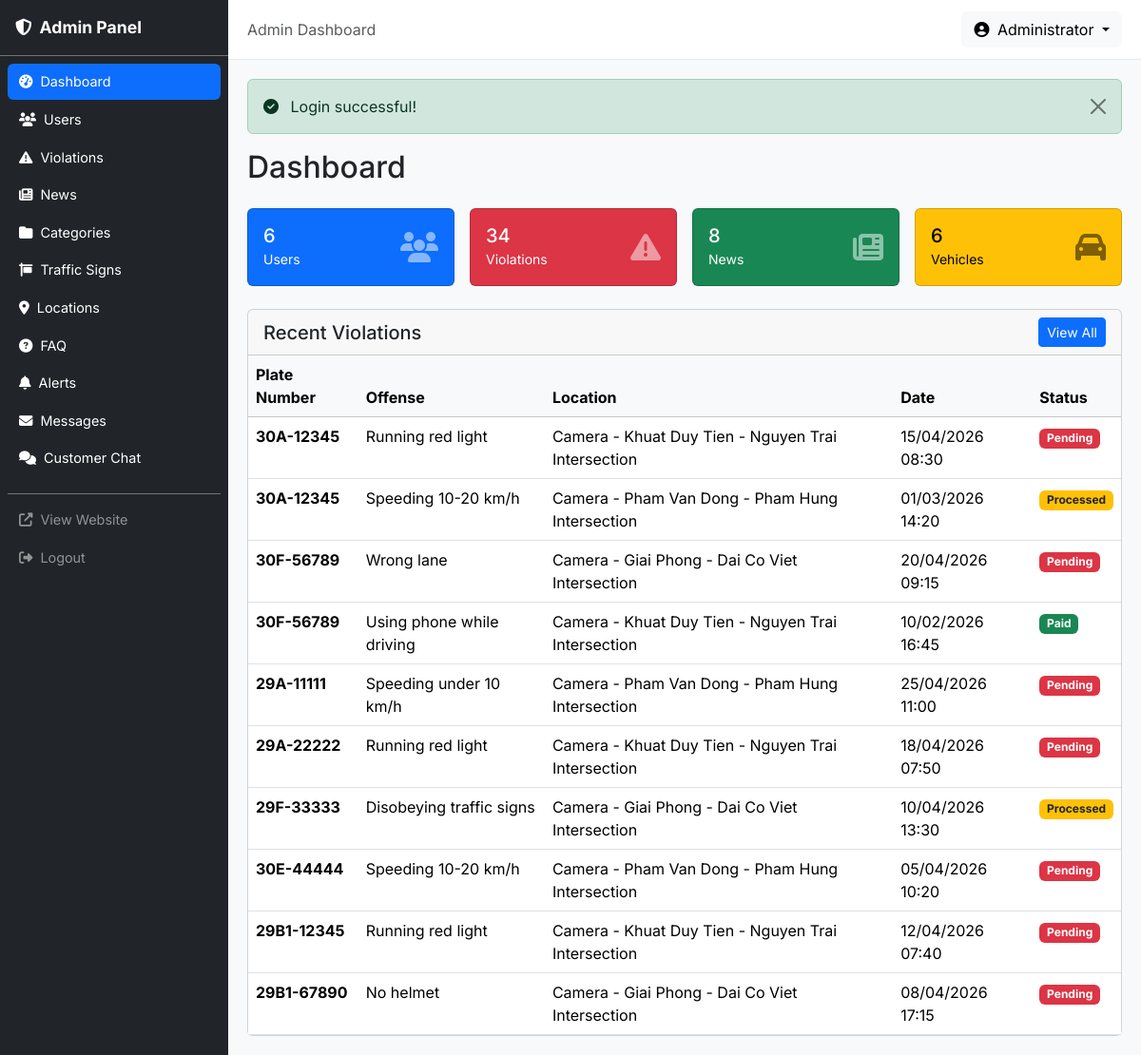
The page /admin (signed in) on the database its author committed.
### tables this page shows
CREATE TABLE violations (
    id INT AUTO_INCREMENT PRIMARY KEY,
    plate_number VARCHAR(20) NOT NULL COMMENT 'Biển số xe',
    vehicle_type ENUM('car','motorcycle','electric_motorcycle') NOT NULL,
    violation_date DATETIME NOT NULL COMMENT 'Thời gian vi phạm',
    location_id INT NULL COMMENT 'Địa điểm vi phạm',
    offense_id INT NULL COMMENT 'Lỗi vi phạm',
    status ENUM('pending','processed','paid') NOT NULL DEFAULT 'pending' COMMENT 'Trạng thái xử lý',
    fine_amount VARCHAR(100) NULL COMMENT 'Mức phạt cụ thể',
    decision_number VARCHAR(50) NULL COMMENT 'Số quyết định',
    decision_date DATE NULL COMMENT 'Ngày ra quyết định',
    notes TEXT NULL,
    created_at DATETIME NOT NULL DEFAULT CURRENT_TIMESTAMP,
    updated_at DATETIME NULL ON UPDATE CURRENT_TIMESTAMP,
    FOREIGN KEY (location_id) REFERENCES locations(id) ON DELETE SET NULL,
    FOREIGN KEY (offense_id) REFERENCES offenses(id) ON DELETE SET NULL,
    INDEX idx_lookup (plate_number, vehicle_type),
    INDEX idx_plate (plate_number),
    INDEX idx_violation_date (violation_date),
    INDEX idx_status (status),
    INDEX idx_vehicle_type (vehicle_type)
);

CREATE TABLE offenses (
    id INT AUTO_INCREMENT PRIMARY KEY,
    name VARCHAR(255) NOT NULL COMMENT 'Tên lỗi',
    description TEXT NULL COMMENT 'Mô tả chi tiết',
    penalty VARCHAR(255) NULL COMMENT 'Mức phạt',
    category_id INT NULL,
    created_at DATETIME NOT NULL DEFAULT CURRENT_TIMESTAMP,
    updated_at DATETIME NULL ON UPDATE CURRENT_TIMESTAMP,
    FOREIGN KEY (category_id) REFERENCES offense_categories(id) ON DELETE SET NULL,
    INDEX idx_category (category_id)
);

CREATE TABLE locations (
    id INT AUTO_INCREMENT PRIMARY KEY,
    name VARCHAR(255) NOT NULL,
    type ENUM('camera','csgt','toll','inspection') NOT NULL,
    address VARCHAR(500) NULL,
    latitude DECIMAL(10,7) NOT NULL DEFAULT 0,
    longitude DECIMAL(10,7) NOT NULL DEFAULT 0,
    description TEXT NULL,
    status TINYINT NOT NULL DEFAULT 1,
    created_at DATETIME NOT NULL DEFAULT CURRENT_TIMESTAMP,
    updated_at DATETIME NULL ON UPDATE CURRENT_TIMESTAMP,
    INDEX idx_type (type),
    INDEX idx_status (status)
);

### app/core/Controller.php (called while the page is built, shortened)
<?php
class Controller
{
    protected function view(string $view, array $data = [], string $layout = 'client'): void
    {
        extract($data);
        $viewPath = __DIR__ . '/../views/' . $view . '.php';
        require $viewPath;
    }
}

### app/controllers/admin/DashboardController.php (called while the page is built, shortened)
<?php
class DashboardController extends Controller
{
    public function index(): void
    {
        $userModel = new User();
        $violationModel = new Violation();
        $newsModel = new News();
        $vehicleModel = new Vehicle();
        $data = [
            'title'           => 'Dashboard',
            'totalUsers'      => $userModel->count(),
            'totalViolations' => $violationModel->count(),
            'totalNews'       => $newsModel->count(),
            'totalVehicles'   => $vehicleModel->count(),
            'recentViolations' => $violationModel->getAllWithDetails([], 'v.created_at DESC', 10),
        ];
        $this->view('admin/dashboard/index', $data, 'admin');
    }
}

### public/index.php (called while the page is built, shortened)
<?php
spl_autoload_register(function (string $class): void {
    $prefix = 'App\\';
    $baseDir = __DIR__ . '/../app/';
    $relativeClass = substr($class, strlen($prefix));
    $parts = explode('\\', $relativeClass);
    $parts[0] = strtolower($parts[0]);
    if (count($parts) > 1 && $parts[0] === 'controllers') {
        $parts[1] = strtolower($parts[1]);
    }
    $file = $baseDir . implode('/', $parts) . '.php';
});
$router = new App\Core\Router();
$uri = $_SERVER['REQUEST_URI'] ?? '/';
$method = $_SERVER['REQUEST_METHOD'] ?? 'GET';
$router->dispatch($uri, $method);

### app/core/Model.php (called while the page is built, shortened)
<?php
class Model
{
    protected PDO $db;
    protected string $table = '';
    public function __construct()
    {
        $this->db = Database::getInstance()->getConnection();
    }
    public function count(array $conditions = []): int
    {
        $sql = "SELECT COUNT(*) FROM {$this->table}";
        $params = [];
        $stmt = $this->db->prepare($sql);
        $stmt->execute($params);
        return (int) $stmt->fetchColumn();
    }
}

### app/core/Database.php (called while the page is built, shortened)
<?php
class Database
{
    private static ?Database $instance = null;
    private \PDO $pdo;
    private function __construct()
    {
        $config = require __DIR__ . '/../../config/config.php';
        $dsn = sprintf(
            'mysql:host=%s;dbname=%s;charset=%s',
            $config['db_host'],
            $config['db_name'],
            $config['db_charset']
        );
        $this->pdo = new \PDO($dsn, $config['db_user'], $config['db_pass'], [
            \PDO::ATTR_ERRMODE            => \PDO::ERRMODE_EXCEPTION,
            \PDO::ATTR_DEFAULT_FETCH_MODE => \PDO::FETCH_ASSOC,
            \PDO::ATTR_EMULATE_PREPARES   => false,
        ]);
    }
    public static function getInstance(): self
    {
        if (self::$instance === null) {
            self::$instance = new self();
        }
        return self::$instance;
    }
    public function getConnection(): \PDO
    {
        return $this->pdo;
    }
}

### app/models/Violation.php (called while the page is built, shortened)
<?php
class Violation extends Model
{
    public function getAllWithDetails(array $conditions = [], string $orderBy = 'v.violation_date DESC', int $limit = 0, int $offset = 0): array
    {
        $sql = "SELECT v.*, l.name as location_name, o.name as offense_name
                FROM violations v
                LEFT JOIN locations l ON v.location_id = l.id
                LEFT JOIN offenses o ON v.offense_id = o.id";
        $params = [];
        $sql .= " ORDER BY {$orderBy}";
        if ($limit > 0) {
            $sql .= " LIMIT {$limit}";
        }
        $stmt = $this->db->prepare($sql);
        $stmt->execute($params);
        return $stmt->fetchAll();
    }
}

### app/core/Helper.php (called while the page is built, shortened)
<?php
class Helper
{
    public static function formatDateTime(string $datetime): string
    {
        $date = new \DateTime($datetime);
        return $date->format('d/m/Y H:i');
    }
}

### app/views/admin/dashboard/index.php (the view)
<?php
require __DIR__ . '/../../partials/alerts.php';
?>
<h2 class="mb-4">Dashboard</h2>
<div class="row g-3 mb-4">
    <div class="col-md-3">
        <div class="card text-bg-primary">
            <div class="card-body">
                <div class="d-flex justify-content-between align-items-center">
                    <div>
                        <h5 class="card-title mb-0"><?= $totalUsers ?></h5>
                        <small>Users</small>
                    </div>
                    <i class="fas fa-users fa-2x opacity-50"></i>
                </div>
            </div>
        </div>
    </div>
    <div class="col-md-3">
        <div class="card text-bg-danger">
            <div class="card-body">
                <div class="d-flex justify-content-between align-items-center">
                    <div>
                        <h5 class="card-title mb-0"><?= $totalViolations ?></h5>
                        <small>Violations</small>
                    </div>
                    <i class="fas fa-exclamation-triangle fa-2x opacity-50"></i>
                </div>
            </div>
        </div>
    </div>
    <div class="col-md-3">
        <div class="card text-bg-success">
            <div class="card-body">
                <div class="d-flex justify-content-between align-items-center">
                    <div>
                        <h5 class="card-title mb-0"><?= $totalNews ?></h5>
                        <small>News</small>
                    </div>
                    <i class="fas fa-newspaper fa-2x opacity-50"></i>
                </div>
            </div>
        </div>
    </div>
    <div class="col-md-3">
        <div class="card text-bg-warning">
            <div class="card-body">
                <div class="d-flex justify-content-between align-items-center">
                    <div>
                        <h5 class="card-title mb-0"><?= $totalVehicles ?></h5>
                        <small>Vehicles</small>
                    </div>
                    <i class="fas fa-car fa-2x opacity-50"></i>
                </div>
            </div>
        </div>
    </div>
</div>
<div class="card">
    <div class="card-header d-flex justify-content-between align-items-center">
        <h5 class="mb-0">Recent Violations</h5>
        <a href="/admin/violations" class="btn btn-sm btn-primary">View All</a>
    </div>
    <div class="card-body p-0">
        <table class="table table-hover mb-0">
            <thead class="table-light">
                <tr>
                    <th>Plate Number</th>
                    <th>Offense</th>
                    <th>Location</th>
                    <th>Date</th>
                    <th>Status</th>
                </tr>
            </thead>
            <tbody>
                <?php
                if (empty($recentViolations)): ?>
                    <tr><td colspan="5" class="text-center text-muted py-3">No violations found.</td></tr>
                <?php else:
                    foreach ($recentViolations as $v): ?>
                <tr>
                    <td><strong><?= htmlspecialchars($v['plate_number'], ENT_QUOTES, 'UTF-8') ?></strong></td>
                    <td><?= htmlspecialchars($v['offense_name'] ?? '—', ENT_QUOTES, 'UTF-8') ?></td>
                    <td><?= htmlspecialchars($v['location_name'] ?? '—', ENT_QUOTES, 'UTF-8') ?></td>
                    <td><?= htmlspecialchars(\App\Core\Helper::formatDateTime($v['violation_date']), ENT_QUOTES, 'UTF-8') ?></td>
                    <td>
                        <?php
                        echo match($v['status']) {
                            'pending' => '<span class="badge bg-danger">Pending</span>',
                            'processed' => '<span class="badge bg-warning text-dark">Processed</span>',
                            'paid' => '<span class="badge bg-success">Paid</span>',
                            default => '<span class="badge bg-secondary">' . htmlspecialchars($v['status'], ENT_QUOTES, 'UTF-8') . '</span>',
                        };
                        ?>
                    </td>
                </tr>
                <?php endforeach; endif; ?>
            </tbody>
        </table>
    </div>
</div>

### app/core/Router.php (shortened to what this page needs)
<?php
class Router
{
    private array $routes = [];
    private function addRoute(string $method, string $uri, string $handler): void
    {
        $pattern = preg_replace('/\{([a-zA-Z_]+)\}/', '(?P<$1>[^/]+)', $uri);
        $pattern = '#^' . $pattern . '$#';
        $this->routes[] = [
            'method'  => $method,
            'pattern' => $pattern,
            'handler' => $handler,
        ];
    }
    public function dispatch(string $uri, string $method): void
    {
        $uri = parse_url($uri, PHP_URL_PATH);
        $uri = rtrim($uri, '/') ?: '/';
        foreach ($this->routes as $route) {
            if ($route['method'] !== strtoupper($method)) {
                continue;
            }
            if (preg_match($route['pattern'], $uri, $matches)) {
                $this->params = array_filter($matches, fn($key) => is_string($key), ARRAY_FILTER_USE_KEY);
                [$controllerPath, $action] = explode('@', $route['handler']);
                $controller = new $controllerClass();
                call_user_func_array([$controller, $action], array_values($this->params));
                return;
            }
        }
    }
}

### public/assets/css/admin.css (style rules this page uses)
:root { --sidebar-width: 240px; --primary: #1a56db; --primary-dark: #1e40af; }
body { font-family: 'Inter', 'Segoe UI', Tahoma, Geneva, Verdana, sans-serif; }

### rows shown on the page
violations: plate_number "30A-12345", offense.name "Running red light", location.name "Camera - Khuat Duy Tien - Nguyen Trai Intersection", violation_date "15/04/2026 08:30", status "Pending"
violations: plate_number "30A-12345", offense.name "Speeding 10-20 km/h", location.name "Camera - Pham Van Dong - Pham Hung Intersection", violation_date "01/03/2026 14:20", status "Processed"
violations: plate_number "30F-56789", offense.name "Wrong lane", location.name "Camera - Giai Phong - Dai Co Viet Intersection", violation_date "20/04/2026 09:15", status "Pending"
violations: plate_number "30F-56789", offense.name "Using phone while driving", location.name "Camera - Khuat Duy Tien - Nguyen Trai Intersection", violation_date "10/02/2026 16:45", status "Paid"
violations: plate_number "29A-11111", offense.name "Speeding under 10 km/h", location.name "Camera - Pham Van Dong - Pham Hung Intersection", violation_date "25/04/2026 11:00", status "Pending"
violations: plate_number "29A-22222", offense.name "Running red light", location.name "Camera - Khuat Duy Tien - Nguyen Trai Intersection", violation_date "18/04/2026 07:50", status "Pending"
violations: plate_number "29F-33333", offense.name "Disobeying traffic signs", location.name "Camera - Giai Phong - Dai Co Viet Intersection", violation_date "10/04/2026 13:30", status "Processed"
violations: plate_number "30E-44444", offense.name "Speeding 10-20 km/h", location.name "Camera - Pham Van Dong - Pham Hung Intersection", violation_date "05/04/2026 10:20", status "Pending"
violations: plate_number "29B1-12345", offense.name "Running red light", location.name "Camera - Khuat Duy Tien - Nguyen Trai Intersection", violation_date "12/04/2026 07:40", status "Pending"
violations: plate_number "29B1-67890", offense.name "No helmet", location.name "Camera - Giai Phong - Dai Co Viet Intersection", violation_date "08/04/2026 17:15", status "Pending"
